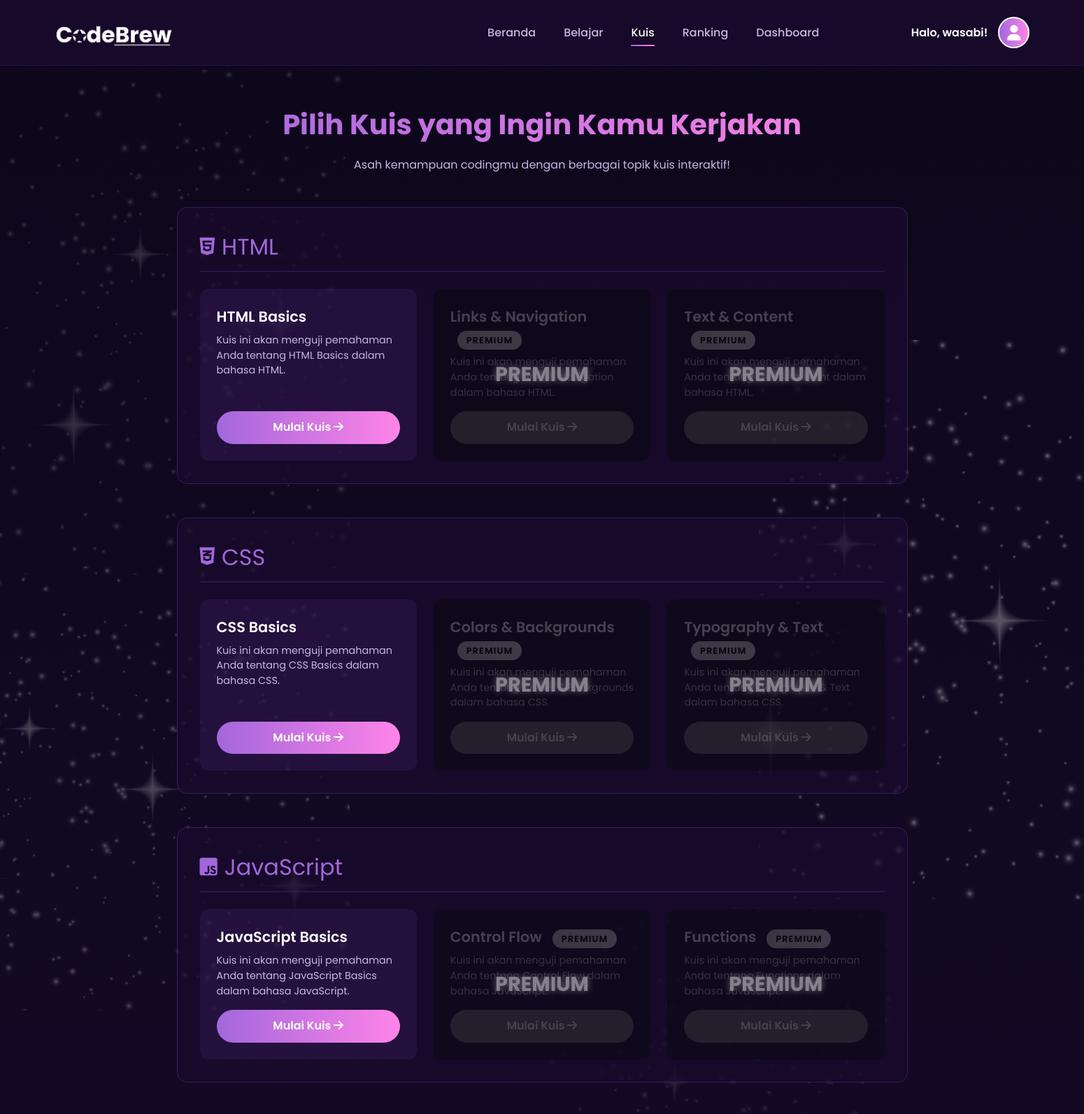
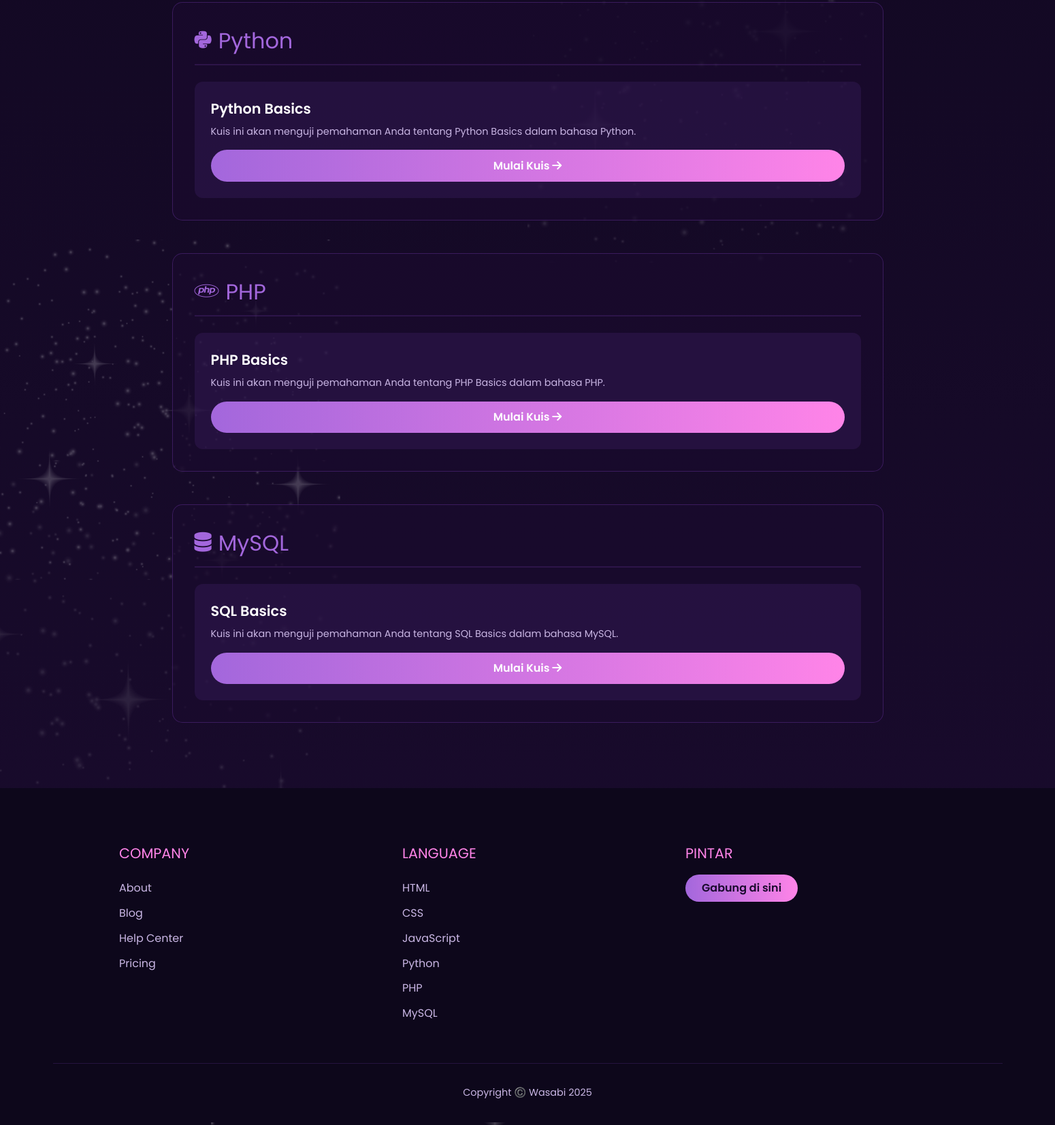
Screenshot of /homepage/kuis.php (signed in) with the database file from the repository (2 pictures, top to bottom).
### tables this page shows
CREATE TABLE `quizzes` (
  `quiz_id` int(11) NOT NULL,
  `language` varchar(50) NOT NULL,
  `topic` varchar(255) NOT NULL,
  `is_premium` tinyint(1) DEFAULT 0,
  `admin_id` int(11) DEFAULT NULL,
  `created_at` datetime DEFAULT current_timestamp(),
  `updated_at` datetime DEFAULT current_timestamp() ON UPDATE current_timestamp(),
  `total_questions` int(11) DEFAULT 0
);

### homepage/kuis.php (the view, shortened to what this page needs)
<?php
$current_page = 'kuis.php';
require_once '../connection.php';
$user_id = $_SESSION['user_id'];
$stmt_user = $conn->prepare("SELECT username, is_premium FROM user WHERE user_id = ?");
$stmt_user->bind_param("i", $user_id);
$stmt_user->execute();
$result_user = $stmt_user->get_result();
$user_data = $result_user->fetch_assoc();
$is_premium_user = $user_data['is_premium'] ?? 0;
$quizzes_by_language = [];
$quiz_query = "SELECT quiz_id, language, topic, is_premium FROM quizzes ORDER BY language, is_premium ASC, topic";
$quiz_result = $conn->query($quiz_query);
if ($quiz_result->num_rows > 0) {
    while ($row = $quiz_result->fetch_assoc()) {
        $quizzes_by_language[$row['language']][] = $row;
    }
}
$language_order = ['HTML', 'CSS', 'JavaScript', 'Python', 'PHP', 'MySQL'];
$ordered_quizzes = [];
foreach ($language_order as $lang) {
    if (isset($quizzes_by_language[$lang])) {
        $ordered_quizzes[$lang] = $quizzes_by_language[$lang];
    }
}
?>
<!DOCTYPE html>
<html lang="id">
<head>
    <link rel="stylesheet" href="https://cdnjs.cloudflare.com/ajax/libs/font-awesome/6.4.0/css/all.min.css" />
    <link rel="stylesheet" href="index.css">
    <script src="https://cdn.tailwindcss.com"></script>
</head>
<body>
    <div class="stars" id="stars"></div>
    <img class="star-assets star1" src="../assets/—Pngtree—white light star twinkle light_7487663 1.png" alt="" />
    <img class="star-assets star2" src="../assets/—Pngtree—white light star twinkle light_7487663 2.png" alt="" />
    <img class="star-assets star3" src="../assets/—Pngtree—white light star twinkle light_7487663 3.png" alt="" />
    <img class="star-assets star4" src="../assets/—Pngtree—white light star twinkle light_7487663 4.png" alt="" />
    <img class="star-assets star5" src="../assets/—Pngtree—white light star twinkle light_7487663 5.png" alt="" />
    <img class="star-assets star6" src="../assets/—Pngtree—white light star twinkle light_7487663 6.png" alt="" />
    <header>
        <a href="index.php" class="logo">
            <img src="../assets/Cuplikan_layar_2025-04-17_195753-removebg-preview 1.png" class="logo">
        </a>
        <nav>
            <ul>
                <li><a href="index.php">Beranda</a></li>
                <li><a href="../bank_materi/belajar.php">Belajar</a></li>
                <li><a href="../homepage/kuis.php" class="<?= $current_page == 'kuis.php' ? 'active' : '' ?>">Kuis</a></li>
                <li><a href="ranking.php">Ranking</a></li>
                <li><a href="dashboard.php">Dashboard</a></li>
            </ul>
        </nav>
        <div class="user-profile-container">
            <?php if (isset($_SESSION['username'])): ?>
                <span class="greeting">
                    Halo, <?php echo htmlspecialchars($_SESSION['username']); ?>!
                </span>
            <?php endif; ?>
            <div class="profile-menu">
                <div class="profile-btn <?php echo $is_premium_user ? 'premium-profile' : ''; ?>" id="profileBtn">
                    <i class="fas fa-user avatar"></i>
                </div>
            </div>
        </div>
    </header>
    <main class="quiz-selection-section">
        <h1 class="section-title">Pilih Kuis yang Ingin Kamu Kerjakan</h1>
        <p class="section-subtitle">Asah kemampuan codingmu dengan berbagai topik kuis interaktif!</p>
        <?php if (empty($ordered_quizzes)): ?>
            <div class="alert alert-info text-center" role="alert">
                <i class="fas fa-info-circle"></i> Belum ada kuis yang tersedia saat ini. Silakan cek kembali nanti!
            </div>
        <?php else: ?>
            <?php foreach ($ordered_quizzes as $language => $quizzes): ?>
                <div class="language-category">
                    <h2>
                        <?php
                        $icon_class = '';
                        switch ($language) {
                            case 'HTML':
                                $icon_class = 'fab fa-html5';
                                break;
                            case 'CSS':
                                $icon_class = 'fab fa-css3-alt';
                                break;
                            case 'JavaScript':
                                $icon_class = 'fab fa-js-square';
                                break;
                            case 'Python':
                                $icon_class = 'fab fa-python';
                                break;
                            case 'PHP':
                                $icon_class = 'fab fa-php';
                                break;
                            case 'MySQL':
                                $icon_class = 'fas fa-database';
                                break;
                        }
                        ?>
                        <i class="<?php echo $icon_class; ?>"></i> <?php echo htmlspecialchars($language); ?>
                    </h2>
                    <div class="quiz-list">
                        <?php foreach ($quizzes as $quiz):
                            $is_locked = ($quiz['is_premium'] && !$is_premium_user);
                            $quiz_link = $is_locked ? '#' : 'start_quiz.php?quiz_id=' . $quiz['quiz_id'];
                            $quiz_class = $is_locked ? 'quiz-card locked' : 'quiz-card';
                        ?>
                            <div class="<?php echo $quiz_class; ?>" data-quiz-id="<?php echo $quiz['quiz_id']; ?>" data-is-premium="<?php echo $quiz['is_premium']; ?>">
                                <h3>
                                    <?php echo htmlspecialchars($quiz['topic']); ?>
                                    <?php if ($quiz['is_premium']): ?>
                                        <span class="badge-premium-quiz">PREMIUM</span>
                                    <?php endif; ?>
                                </h3>
                                <p>Kuis ini akan menguji pemahaman Anda tentang <?php echo htmlspecialchars($quiz['topic']); ?> dalam bahasa <?php echo htmlspecialchars($quiz['language']); ?>.</p>
                                <a href="<?php echo $quiz_link; ?>" class="start-quiz-btn <?php echo $is_locked ? 'disabled' : ''; ?>">
                                    Mulai Kuis <i class="fas fa-arrow-right"></i>
                                </a>
                            </div>
                        <?php endforeach; ?>
                    </div>
                </div>
            <?php endforeach; ?>
        <?php endif; ?>
    </main>
    <footer>
        <div class="footer-content">
            <div class="footer-col">
                <h3>COMPANY</h3>
                <ul>
                    <li><a href="#">About</a></li>
                    <li><a href="#">Blog</a></li>
                    <li><a href="#">Help Center</a></li>
                    <li><a href="#">Pricing</a></li>
                </ul>
            </div>
            <div class="footer-col">
                <h3>LANGUAGE</h3>
                <ul>
                    <li><a href="../bank_materi/belajar.php">HTML</a></li>
                    <li><a href="../bank_materi/belajar.php">CSS</a></li>
                    <li><a href="../bank_materi/belajar.php">JavaScript</a></li>
                    <li><a href="../bank_materi/belajar.php">Python</a></li>
                    <li><a href="../bank_materi/belajar.php">PHP</a></li>
                    <li><a href="../bank_materi/belajar.php">MySQL</a></li>
                </ul>
            </div>
            <div class="footer-col pintar">
                <h3>PINTAR</h3>
                <a href="../payment/premium.php" class="pintar-badge">Gabung di sini</a>
            </div>
        </div>
        <div class="copyright">Copyright ©️ Wasabi 2025</div>
    </footer>
</body>
</html>

### homepage/index.css (style rules this page uses)
:root { --primary: #5d2e8e; --primary-light: #a367dc; --accent: #ff84e8; --dark: #1a0b2e; --darker: #0d071b; --light: #ffffff; --light-purple: #c9b6e4; --gradient: linear-gradient(90deg, var(--primary-light), var(--accent)); }
* { margin: 0; padding: 0; box-sizing: border-box; font-family: "Poppins", sans-serif; }
body { background: linear-gradient(180deg, var(--darker), var(--dark)); color: var(--light); overflow-x: hidden; min-height: 100vh; position: relative; }
.stars { position: fixed; top: 0; left: 0; width: 100%; height: 100%; pointer-events: none; z-index: -1; }
header { position: fixed; top: 0; left: 0; width: 100%; padding: 1.5rem 5%; display: flex; justify-content: space-between; align-items: center; z-index: 100; backdrop-filter: blur(10px); background: rgba(26, 11, 46, 0.8); border-bottom: 1px solid rgba(93, 46, 142, 0.3); }
.logo { width: 35%; padding-top: 0.5%; }
nav ul { display: flex; list-style: none; gap: 2.5rem; }
nav a { color: var(--light-purple); text-decoration: none; font-weight: 500; transition: color 0.3s; position: relative; }
nav a::after { content: ""; position: absolute; bottom: -5px; left: 0; width: 0; height: 2px; background: var(--gradient); transition: width 0.3s; }
.profile-menu { position: relative; }
.profile-btn { width: 45px; height: 45px; border-radius: 50%; background: var(--gradient); display: flex; align-items: center; justify-content: center; cursor: pointer; transition: transform 0.3s, box-shadow 0.3s; position: relative; border: 2px solid var(--light); }
.profile-btn .avatar { font-size: 22px; color: var(--light); }
.section-title { text-align: center; font-size: 2.5rem; margin-bottom: 1rem; background: var(--gradient); -webkit-background-clip: text; -webkit-text-fill-color: transparent; }
.section-subtitle { text-align: center; color: var(--light-purple); margin-bottom: 4rem; max-width: 700px; margin-left: auto; margin-right: auto; }
.pintar-badge { background: var(--primary); color: white; padding: 0.5rem 1.5rem; border-radius: 25px; font-size: 1rem; font-weight: 600; }
footer { padding: 5rem 5% 2rem; background: var(--darker); }
.footer-content { display: grid; grid-template-columns: repeat(auto-fit, minmax(200px, 1fr)); gap: 3rem; max-width: 1200px; margin: 0 auto 3rem; }
.footer-col h3 { font-size: 1.3rem; margin-bottom: 1.5rem; color: var(--accent); }
.footer-col ul { list-style: none; }
.footer-col ul li { margin-bottom: 0.8rem; }
.footer-col ul li a { color: var(--light-purple); text-decoration: none; transition: color 0.3s; }
.pintar-badge { display: inline-block; background: var(--gradient); color: var(--dark); padding: 0.5rem 1.5rem; border-radius: 2rem; font-weight: 600; margin-top: -1rem; cursor: pointer; }
.copyright { text-align: center; padding-top: 2rem; border-top: 1px solid rgba(93, 46, 142, 0.3); color: var(--light-purple); font-size: 0.9rem; }
.star-assets { position: absolute; z-index: -1; pointer-events: none; }
.star1 { width: 500px; opacity: 50%; }
.star2 { top: 15%; left: 70%; width: 700px; }
.star3 { top: 25%; width: 500px; }
.star4 { top: 40%; left: 50%; opacity: 40%; width: 500px; }
.star5 { top: 60%; width: 500px; }
.star6 { top: 70%; width: 500px; }
.user-profile-container { display: flex; align-items: center; gap: 15px; }
.greeting { font-weight: 600; font-size: 16px; color: var(--light); white-space: nowrap; }

### rows the page displays
quizzes: topic "HTML Basics", language "HTML"
quizzes: topic "Links & Navigation", is_premium "PREMIUM", language "HTML"
quizzes: topic "Text & Content", is_premium "PREMIUM", language "HTML"
quizzes: topic "CSS Basics", language "CSS"
quizzes: topic "Colors & Backgrounds", is_premium "PREMIUM", language "CSS"
quizzes: topic "Typography & Text", is_premium "PREMIUM", language "CSS"
quizzes: topic "JavaScript Basics", language "JavaScript"
quizzes: topic "Control Flow", is_premium "PREMIUM", language "JavaScript"
quizzes: topic "Functions", is_premium "PREMIUM", language "JavaScript"
quizzes: topic "Python Basics", language "Python"
quizzes: topic "PHP Basics", language "PHP"
quizzes: topic "SQL Basics", language "MySQL"

### other values shown
$_SESSION['username'] "wasabi"
$language "HTML"
$language "CSS"
$language "JavaScript"
$language "Python"
$language "PHP"
$language "MySQL"
